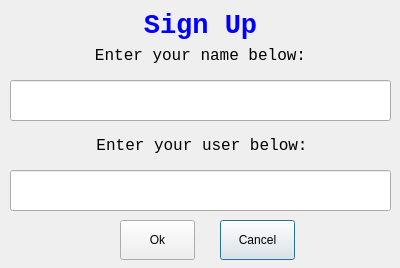
<?xml version="1.0" encoding="UTF-8"?>
<ui version="4.0">
 <class>SignUpDialog</class>
 <widget class="QDialog" name="SignUpDialog">
  <property name="geometry">
   <rect>
    <x>0</x>
    <y>0</y>
    <width>400</width>
    <height>268</height>
   </rect>
  </property>
  <property name="sizePolicy">
   <sizepolicy hsizetype="Fixed" vsizetype="Fixed">
    <horstretch>0</horstretch>
    <verstretch>0</verstretch>
   </sizepolicy>
  </property>
  <property name="windowTitle">
   <string>Dialog</string>
  </property>
  <property name="windowIcon">
   <iconset>
    <normaloff>C:/Program Files (x86)/CodeBlocks/share/CodeBlocks/templates/wizard/plugins/logo.png</normaloff>C:/Program Files (x86)/CodeBlocks/share/CodeBlocks/templates/wizard/plugins/logo.png</iconset>
  </property>
  <property name="modal">
   <bool>true</bool>
  </property>
  <widget class="QLabel" name="titleLabel">
   <property name="geometry">
    <rect>
     <x>10</x>
     <y>10</y>
     <width>381</width>
     <height>30</height>
    </rect>
   </property>
   <property name="font">
    <font>
     <family>Consolas</family>
     <pointsize>20</pointsize>
    </font>
   </property>
   <property name="text">
    <string>&lt;html&gt;&lt;head/&gt;&lt;body&gt;&lt;p&gt;&lt;span style=&quot; font-weight:600; color:#0000ff;&quot;&gt;Sign Up&lt;/span&gt;&lt;/p&gt;&lt;/body&gt;&lt;/html&gt;</string>
   </property>
   <property name="alignment">
    <set>Qt::AlignCenter</set>
   </property>
  </widget>
  <widget class="QLabel" name="enterNameLabel">
   <property name="geometry">
    <rect>
     <x>10</x>
     <y>40</y>
     <width>381</width>
     <height>30</height>
    </rect>
   </property>
   <property name="font">
    <font>
     <family>Consolas</family>
     <pointsize>12</pointsize>
    </font>
   </property>
   <property name="text">
    <string>Enter your name below:</string>
   </property>
   <property name="alignment">
    <set>Qt::AlignCenter</set>
   </property>
   <property name="buddy">
    <cstring>nameLineEdit</cstring>
   </property>
  </widget>
  <widget class="QLineEdit" name="nameLineEdit">
   <property name="geometry">
    <rect>
     <x>10</x>
     <y>80</y>
     <width>381</width>
     <height>41</height>
    </rect>
   </property>
  </widget>
  <widget class="QPushButton" name="cancelButton">
   <property name="geometry">
    <rect>
     <x>220</x>
     <y>220</y>
     <width>75</width>
     <height>40</height>
    </rect>
   </property>
   <property name="text">
    <string>Cancel</string>
   </property>
   <property name="icon">
    <iconset>
     <normaloff>C:/Qt/Qt5.0.2/5.0.2/mingw47_32/examples/declarative/toys/tic-tac-toe/qml/tic-tac-toe/content/pics/x.png</normaloff>C:/Qt/Qt5.0.2/5.0.2/mingw47_32/examples/declarative/toys/tic-tac-toe/qml/tic-tac-toe/content/pics/x.png</iconset>
   </property>
  </widget>
  <widget class="QPushButton" name="okButton">
   <property name="geometry">
    <rect>
     <x>120</x>
     <y>220</y>
     <width>75</width>
     <height>40</height>
    </rect>
   </property>
   <property name="text">
    <string>Ok</string>
   </property>
   <property name="icon">
    <iconset>
     <normaloff>C:/Qt/Qt5.0.2/5.0.2/mingw47_32/examples/widgets/tools/undo/icons/ok.png</normaloff>C:/Qt/Qt5.0.2/5.0.2/mingw47_32/examples/widgets/tools/undo/icons/ok.png</iconset>
   </property>
  </widget>
  <widget class="QLineEdit" name="emailLineEdit">
   <property name="geometry">
    <rect>
     <x>10</x>
     <y>170</y>
     <width>381</width>
     <height>41</height>
    </rect>
   </property>
  </widget>
  <widget class="QLabel" name="enterEmailLabel">
   <property name="geometry">
    <rect>
     <x>12</x>
     <y>130</y>
     <width>380</width>
     <height>30</height>
    </rect>
   </property>
   <property name="font">
    <font>
     <family>Consolas</family>
     <pointsize>12</pointsize>
    </font>
   </property>
   <property name="text">
    <string>Enter your user below:</string>
   </property>
   <property name="alignment">
    <set>Qt::AlignCenter</set>
   </property>
   <property name="buddy">
    <cstring>emailLineEdit</cstring>
   </property>
  </widget>
 </widget>
 <tabstops>
  <tabstop>nameLineEdit</tabstop>
  <tabstop>emailLineEdit</tabstop>
  <tabstop>okButton</tabstop>
  <tabstop>cancelButton</tabstop>
 </tabstops>
 <resources/>
 <connections>
  <connection>
   <sender>cancelButton</sender>
   <signal>clicked()</signal>
   <receiver>SignUpDialog</receiver>
   <slot>close()</slot>
   <hints>
    <hint type="sourcelabel">
     <x>280</x>
     <y>242</y>
    </hint>
    <hint type="destinationlabel">
     <x>324</x>
     <y>234</y>
    </hint>
   </hints>
  </connection>
 </connections>
</ui>
